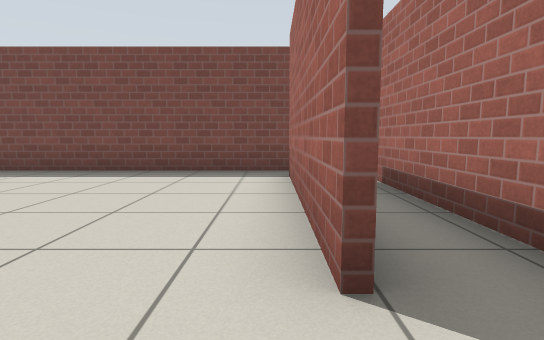
[1] (above)

14 first-person views from a walk through a world built for the Gazebo simulator. The camera is 0.72 m above the floor, tilts 6° down and sees 80° across. The floor is counted in squares, 1 m on a side. Each view is taken from the middle of a square. On the plan, view 1 faces up. The plan holds only what a view shows up to about 10 squares ahead; the rest is blank. Gazebo's built-in surfaces are drawn with simple patterns.

[2]
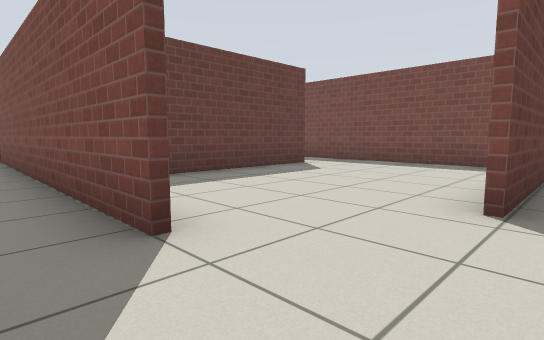

[3]
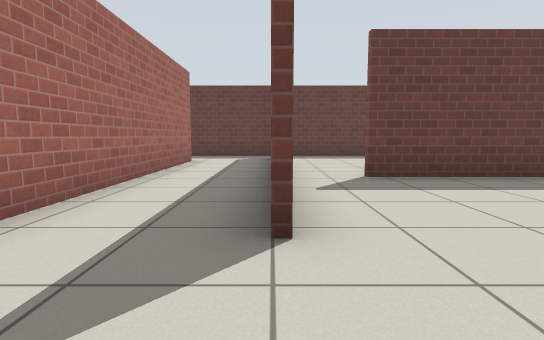

[4]
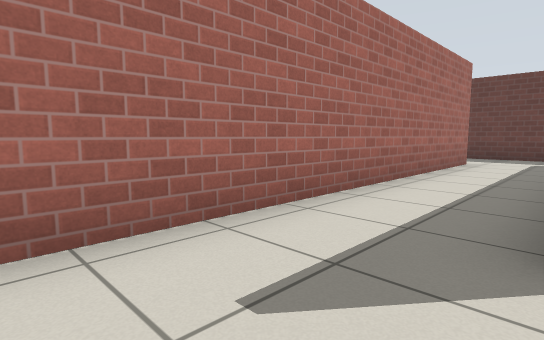

[5]
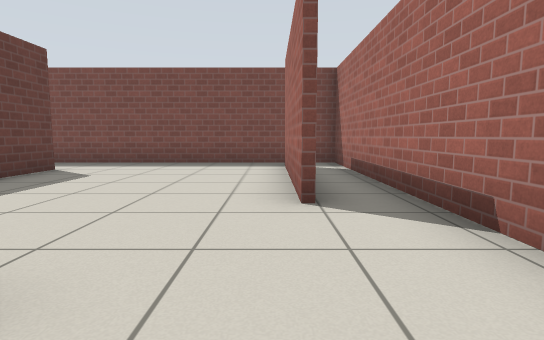

[6]
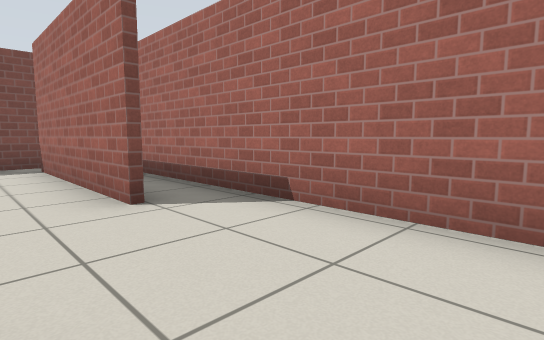

[7]
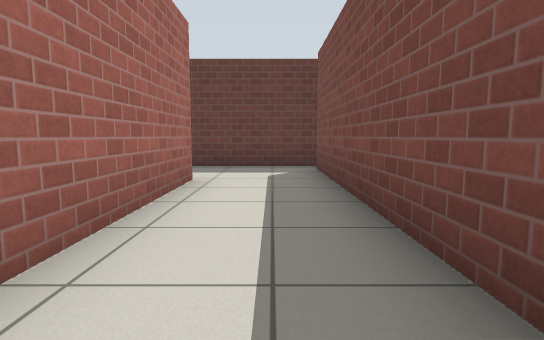

[8]
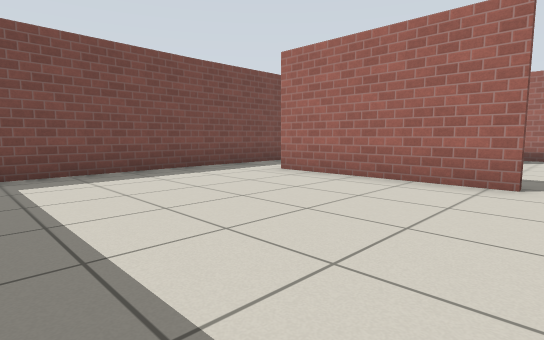

[9]
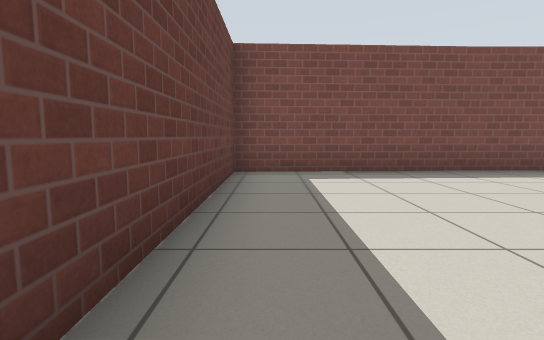

[10]
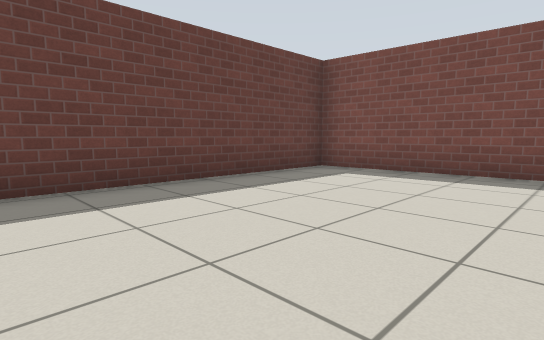

[11]
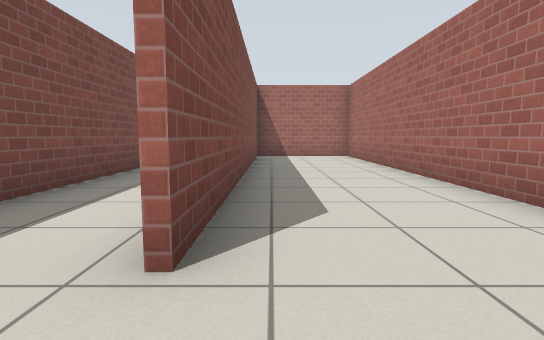

[12]
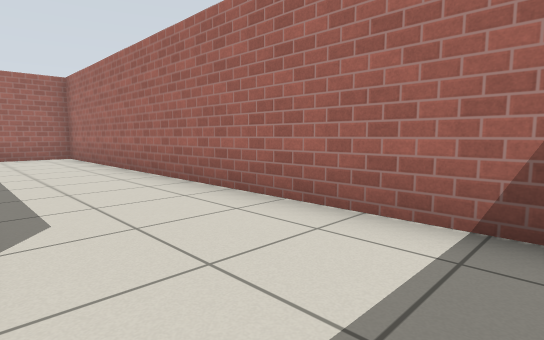

[13]
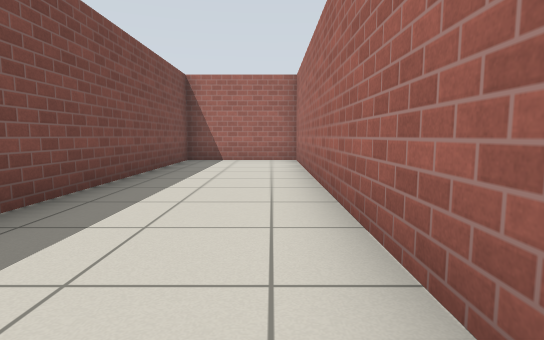

[14]
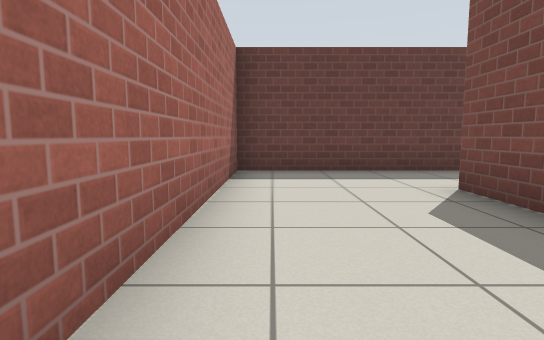

### Floor plan
Points are (right, up) in squares from view 1. A wall is a line through its corners. A room is listed if a view was taken in it or the views show most of it. See-through windows are left out.
Room 1 (views 1, 2, 3, 4, 5, 6, 7)
walls: (0.3, 1.4) (0.3, 6); (-1.1, -1) (-10.2, -1); (0.5, 4.4) (0.5, 1.4); (-4.7, 5) (-4.7, 0.6); (1.7, -1.9) (1.7, 6.7) (-5.5, 6.7); (-8.4, -3.3) (0.9, -3.3); (-10.7, -1) (-10.7, -2.5)
ways out: opening at (-5, 0) to room 2; opening at (-5, 5.5) to room 2; opening at (-9.5, -3) to room 3; gap at (0, 6)
Room 2 (views 8, 9, 10)
walls: (-4.8, 0.6) (-4.8, 5); (-5.5, 6.7) (-10.7, 6.7) (-10.7, -1)
ways out: opening at (-5, 0) to room 1; opening at (-5, 5.5) to room 1
Room 3 (views 11, 12, 13, 14)
walls: (-10.7, -2.5) (-10.7, -6.7) (1.7, -6.7) (1.7, -3.5) (-8.4, -3.5)
ways out: opening at (-9.5, -3) to room 1

Where each view was taken, in squares from view 1:
view 1: 0 up, 0 right, facing up
view 2: 2 down, 1 right, facing up-left
view 3: 1 down, 1 right, facing left
view 4: 1 down, 1 right, facing down-left
view 5: 2 down, 0 right, facing up
view 6: 2 down, 1 left, facing up-right
view 7: 2 down, 3 left, facing left
view 8: 0 up, 10 left, facing up-right
view 9: 0 up, 10 left, facing up
view 10: 0 up, 6 left, facing up-left
view 11: 4 down, 10 left, facing right
view 12: 4 down, 10 left, facing down-right
view 13: 6 down, 8 left, facing right
view 14: 6 down, 4 left, facing left
